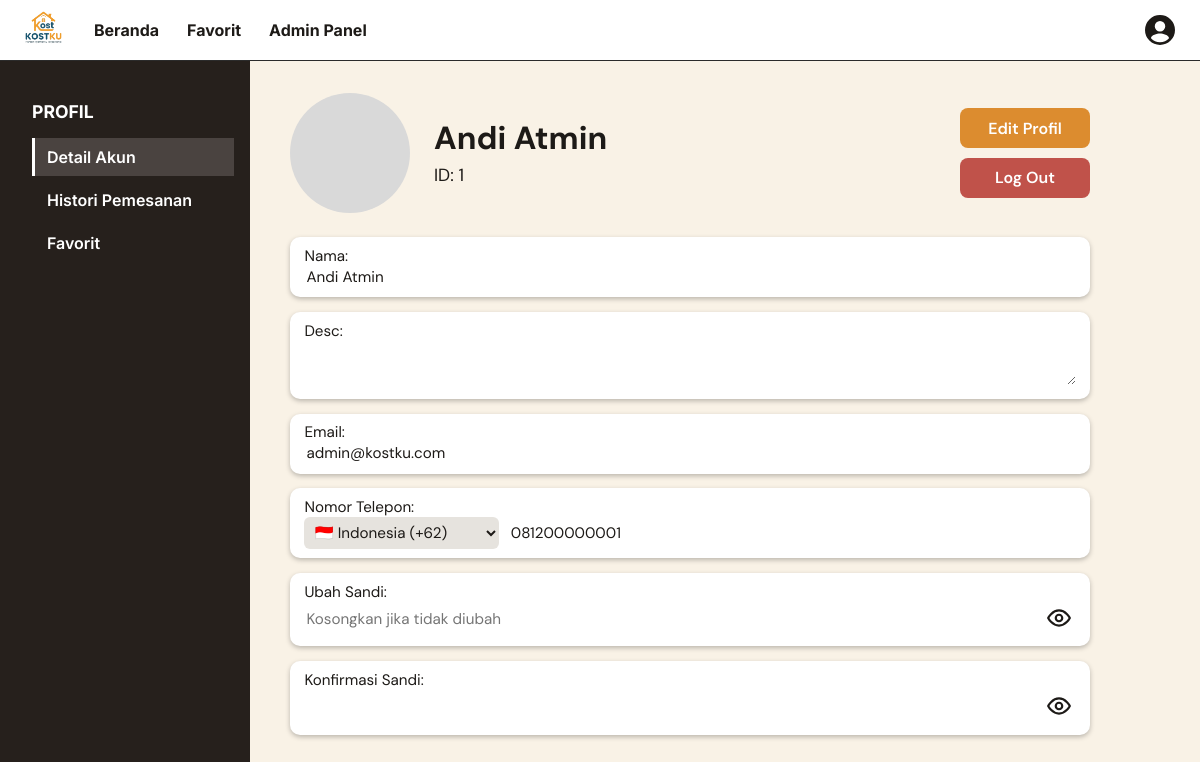
The app's page /profile.php (signed in) with its own data.
### tables this page shows
CREATE TABLE users (
  id            INT UNSIGNED NOT NULL AUTO_INCREMENT,
  name          VARCHAR(100) NULL,
  email         VARCHAR(150) NOT NULL,
  password      VARCHAR(255) NOT NULL,
  role          ENUM('user','admin') NOT NULL DEFAULT 'user',
  description   TEXT NULL,
  country_code  VARCHAR(6) NOT NULL DEFAULT '+62',
  phone_number  VARCHAR(20) NULL,
  profile_photo VARCHAR(255) NULL,
  created_at    TIMESTAMP NOT NULL DEFAULT CURRENT_TIMESTAMP,
  updated_at    TIMESTAMP NOT NULL DEFAULT CURRENT_TIMESTAMP ON UPDATE CURRENT_TIMESTAMP,
  PRIMARY KEY (id),
  UNIQUE KEY uq_users_email (email)
);

### includes/auth.php (called while the page is built, shortened)
<?php
function e(?string $value): string
{
    return htmlspecialchars($value ?? '', ENT_QUOTES, 'UTF-8');
}
function currentUserId(): ?int
{
    return $_SESSION['user_id'] ?? null;
}

### includes/helpers.php (called while the page is built, shortened)
<?php
function uploadUrl(string $subDir, ?string $fileName): ?string
{
    if (!$fileName) {
        return null;
    }
    return BASE_URL . '/uploads/' . $subDir . '/' . rawurlencode($fileName);
}
function fetchAllPrepared(PDO $conn, string $sql, string $types = '', array $params = []): array
{
    $stmt = $conn->prepare($sql);
    bindPreparedParameters($stmt, $types, $params);
    $stmt->execute();
    return $stmt->fetchAll();
}
function bindPreparedParameters(PDOStatement $stmt, string $types, array $params): void
{
    foreach (array_values($params) as $index => $value) {
        $type = match ($types[$index] ?? '') {
            'i' => PDO::PARAM_INT,
            'b' => PDO::PARAM_BOOL,
            default => $value === null ? PDO::PARAM_NULL : PDO::PARAM_STR,
        };
        $stmt->bindValue($index + 1, $value, $type);
    }
}

### profile.php (the view, shortened to what this page needs)
<?php
require_once __DIR__ . '/includes/auth.php';
require_once __DIR__ . '/includes/helpers.php';
$userId = (int) currentUserId();
$tab = $_GET['tab'] ?? 'account';
$countryCodes = [
    '+62'  => "\u{1F1EE}\u{1F1E9} Indonesia (+62)",
    '+60'  => "\u{1F1F2}\u{1F1FE} Malaysia (+60)",
    '+65'  => "\u{1F1F8}\u{1F1EC} Singapura (+65)",
    '+673' => "\u{1F1E7}\u{1F1F3} Brunei (+673)",
    '+66'  => "\u{1F1F9}\u{1F1ED} Thailand (+66)",
    '+61'  => "\u{1F1E6}\u{1F1FA} Australia (+61)",
    '+81'  => "\u{1F1EF}\u{1F1F5} Jepang (+81)",
    '+82'  => "\u{1F1F0}\u{1F1F7} Korea Selatan (+82)",
    '+44'  => "\u{1F1EC}\u{1F1E7} Britania Raya (+44)",
    '+1'   => "\u{1F1FA}\u{1F1F8} Amerika Serikat (+1)",
];
$userRows = fetchAllPrepared($conn, 'SELECT * FROM users WHERE id = ?', 'i', [$userId]);
$user     = $userRows[0] ?? null;
$form   = [
    'name'         => (string) ($user['name'] ?? ''),
    'email'        => (string) $user['email'],
    'description'  => (string) ($user['description'] ?? ''),
    'country_code' => (string) $user['country_code'],
    'phone_number' => (string) ($user['phone_number'] ?? ''),
];
$startEditing = false;
$displayName = $user['name'] !== null && $user['name'] !== '' ? $user['name'] : $user['email'];
$avatarUrl   = uploadUrl('profiles', $user['profile_photo']);
require __DIR__ . '/includes/header.php';
?>
    <div class="profile-layout">
        <aside class="profile-sidebar">
            <h2>PROFIL</h2>
            <nav aria-label="Menu profil">
                <a href="<?= BASE_URL ?>/profile.php?tab=account"   class="<?= $tab === 'account' ? 'is-active' : '' ?>">Detail Akun</a>
                <a href="<?= BASE_URL ?>/profile.php?tab=history"   class="<?= $tab === 'history' ? 'is-active' : '' ?>">Histori Pemesanan</a>
                <a href="<?= BASE_URL ?>/profile.php?tab=favorites" class="<?= $tab === 'favorites' ? 'is-active' : '' ?>">Favorit</a>
            </nav>
        </aside>
        <main class="profile-content">
            <?php if ($tab === 'account'): ?>
                <form id="profile-form" method="post" action="<?= BASE_URL ?>/profile.php?tab=account"
                      enctype="multipart/form-data" novalidate<?= $startEditing ? ' data-start-editing="1"' : '' ?>>
                    <div class="profile-head">
                        <div class="profile-avatar-wrap">
                            <div id="avatar-preview" class="profile-avatar"<?= $avatarUrl ? ' style="background-image:url(\'' . e($avatarUrl) . '\')"' : '' ?>></div>
                        </div>
                        <div class="profile-head__name">
                            <h1><?= e($displayName) ?></h1>
                            <p>ID: <?= (int) $user['id'] ?></p>
                        </div>
                        <div class="profile-head__actions">
                            <button type="button" id="edit-profile" class="btn btn-orange">Edit Profil</button>
                            <a class="btn btn-red" href="<?= BASE_URL ?>/auth/logout.php">Log Out</a>
                        </div>
                    </div>
                    <div class="profile-field">
                        <label for="name">Nama:</label>
                        <input type="text" id="name" name="name" maxlength="100" value="<?= e($form['name']) ?>" data-editable readonly>
                    </div>
                    <div class="profile-field">
                        <label for="description">Desc:</label>
                        <textarea id="description" name="description" rows="2" maxlength="500" data-editable readonly><?= e($form['description']) ?></textarea>
                    </div>
                    <div class="profile-field">
                        <label for="email">Email:</label>
                        <input type="email" id="email" name="email" maxlength="150" value="<?= e($form['email']) ?>" data-editable readonly>
                    </div>
                    <div class="profile-field">
                        <label for="phone_number">Nomor Telepon:</label>
                        <div class="phone-row">
                            <select name="country_code" aria-label="Kode negara" data-editable disabled>
                                <?php foreach ($countryCodes as $code => $label): ?>
                                    <option value="<?= e($code) ?>"<?= $form['country_code'] === $code ? ' selected' : '' ?>><?= e($label) ?></option>
                                <?php endforeach; ?>
                            </select>
                            <input type="tel" id="phone_number" name="phone_number" maxlength="20" inputmode="numeric"
                                   value="<?= e($form['phone_number']) ?>" data-editable readonly>
                        </div>
                    </div>
                    <div class="profile-field">
                        <label for="new_password">Ubah Sandi:</label>
                        <div class="password-row">
                            <input type="password" id="new_password" name="new_password" autocomplete="new-password"
                                   placeholder="Kosongkan jika tidak diubah" data-editable readonly>
                            <button type="button" class="eye-button" data-toggle-password="new_password" aria-label="Tampilkan sandi" aria-pressed="false">
                                <svg width="26" height="26" viewBox="0 0 24 24" fill="none" stroke="currentColor" stroke-width="2" stroke-linecap="round" stroke-linejoin="round" aria-hidden="true"><path d="M2 12s3.6-7 10-7 10 7 10 7-3.6 7-10 7S2 12 2 12z"></path><circle cx="12" cy="12" r="3"></circle></svg>
                            </button>
                        </div>
                    </div>
                    <div class="profile-field">
                        <label for="confirm_password">Konfirmasi Sandi:</label>
                        <div class="password-row">
                            <input type="password" id="confirm_password" name="confirm_password" autocomplete="new-password"
                                   data-editable readonly>
                            <button type="button" class="eye-button" data-toggle-password="confirm_password" aria-label="Tampilkan sandi" aria-pressed="false">
                                <svg width="26" height="26" viewBox="0 0 24 24" fill="none" stroke="currentColor" stroke-width="2" stroke-linecap="round" stroke-linejoin="round" aria-hidden="true"><path d="M2 12s3.6-7 10-7 10 7 10 7-3.6 7-10 7S2 12 2 12z"></path><circle cx="12" cy="12" r="3"></circle></svg>
                            </button>
                        </div>
                    </div>
                </form>
            <?php endif; ?>
        </main>
    </div>
<?php require __DIR__ . '/includes/footer.php'; ?>

### assets/css/site.css (style rules this page uses)
:root { --dark: #26201c; --cream: #f9f2e6; --text: #1d1a17; --muted: #6d6b66; --input-border: #b5b3ae; --green: #4e7d5b; --green-dark: #3f6849; --grey-box: #d9d9d9; --maroon: #7a3b32; }
*, *::before, *::after { box-sizing: border-box; }
body { display: flex; flex-direction: column; min-height: 100vh; margin: 0; background: var(--cream); color: var(--text); font-family: "DM Sans", system-ui, -apple-system, "Segoe UI", sans-serif; }
.btn { display: inline-flex; align-items: center; justify-content: center; height: 42px; padding: 0 22.4px; border: 1px solid transparent; border-radius: 4px; font: inherit; font-weight: 600; text-decoration: none; cursor: pointer; }
.btn-orange { background: #dc8c2f; color: #fff; }
.btn-red { background: #c0524a; color: #fff; }

### assets/css/profile.css (style rules this page uses)
.profile-layout { display: flex; flex: 1; min-height: calc(100vh - 60px); }
.profile-sidebar { display: flex; flex: 0 0 250px; flex-direction: column; position: sticky; top: 60px; align-self: flex-start; height: calc(100vh - 60px); overflow-y: auto; padding: 40px 0 24px; background: var(--dark); color: #fff; }
.profile-sidebar h2 { display: inline-block; align-self: flex-start; margin: 0 32px 16px; font-family: "Inter", system-ui, sans-serif; font-size: 17.6px; }
.profile-sidebar nav { display: flex; flex-direction: column; gap: 5.6px; padding: 0 16px 0 32px; }
.profile-sidebar a { display: block; padding: 8.8px 12px; border-left: 3px solid transparent; color: #fff; font-family: "Inter", system-ui, sans-serif; font-weight: 600; text-decoration: none; }
.profile-sidebar a.is-active { border-left-color: #fff; background: #4a4340; }
.profile-content { flex: 1; min-width: 0; max-width: 880px; padding: 32px 40px 48px; }
.profile-head { display: flex; flex-wrap: wrap; align-items: center; gap: 24px; margin-bottom: 24px; }
.profile-avatar { width: 120px; height: 120px; border-radius: 50%; background: var(--grey-box) center / cover no-repeat; }
.profile-avatar-wrap { display: flex; flex-direction: column; align-items: center; gap: 6.4px; }
.profile-head__name { flex: 1; min-width: 180px; }
.profile-head__name h1 { margin: 0; font-family: "DM Sans", system-ui, sans-serif; font-size: 32px; line-height: 1.15; overflow-wrap: anywhere; }
.profile-head__name p { margin: 6.4px 0 0; font-size: 17.6px; }
.profile-head__actions { display: flex; flex-direction: column; gap: 9.6px; min-width: 130px; }
.profile-head__actions .btn { height: 40px; border-radius: 8px; }
.profile-field { margin-bottom: 14.4px; padding: 8.8px 14.4px 9.6px; border-radius: 10px; background: #fff; box-shadow: 0 2px 5px rgba(0, 0, 0, 0.25); }
.profile-field label { display: block; font-size: 15.2px; }
.profile-field input, .profile-field textarea, .profile-field select { width: 100%; border: 0; background: transparent; color: var(--text); font: inherit; font-size: 15.2px; }
.profile-field textarea { resize: vertical; }
.phone-row { display: flex; align-items: center; gap: 9.6px; }
.phone-row select { flex: 0 0 auto; width: auto; padding: 4.8px 6.4px; border-radius: 6px; background: #e6e3de; cursor: pointer; }
.phone-row select:disabled { color: var(--text); opacity: 1; }
.password-row { display: flex; align-items: center; gap: 8px; }
.eye-button { flex: 0 0 auto; padding: 3.2px; border: 0; background: transparent; color: var(--text); cursor: pointer; }

### records on screen
users: name "Andi Atmin", id "1", email "admin@kostku.com", country_code "🇮🇩 Indonesia (+62)", phone_number "081200000001"
